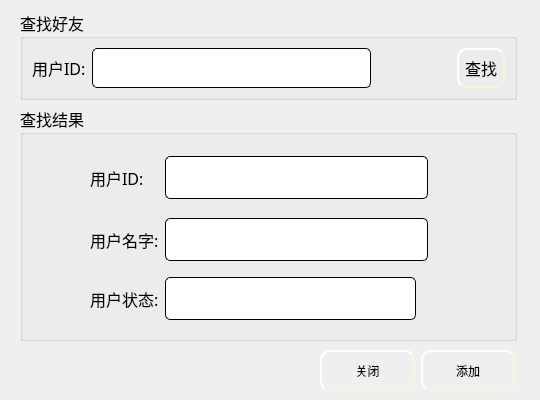
<?xml version="1.0" encoding="UTF-8"?>
<ui version="4.0">
 <class>SearchFriend</class>
 <widget class="QWidget" name="SearchFriend">
  <property name="geometry">
   <rect>
    <x>0</x>
    <y>0</y>
    <width>540</width>
    <height>400</height>
   </rect>
  </property>
  <property name="windowTitle">
   <string>Form</string>
  </property>
  <widget class="QWidget" name="layoutWidget">
   <property name="geometry">
    <rect>
     <x>20</x>
     <y>10</y>
     <width>497</width>
     <height>331</height>
    </rect>
   </property>
   <layout class="QGridLayout" name="gridLayout_4">
    <item row="0" column="0">
     <widget class="QGroupBox" name="groupBox">
      <property name="sizePolicy">
       <sizepolicy hsizetype="Preferred" vsizetype="Fixed">
        <horstretch>0</horstretch>
        <verstretch>0</verstretch>
       </sizepolicy>
      </property>
      <property name="font">
       <font>
        <family>楷体</family>
        <pointsize>12</pointsize>
       </font>
      </property>
      <property name="title">
       <string>查找好友</string>
      </property>
      <layout class="QGridLayout" name="gridLayout_2">
       <item row="0" column="0">
        <layout class="QGridLayout" name="gridLayout">
         <item row="0" column="0">
          <widget class="QLabel" name="label">
           <property name="text">
            <string>用户ID:</string>
           </property>
          </widget>
         </item>
         <item row="0" column="1">
          <widget class="QLineEdit" name="le_searchid">
           <property name="sizePolicy">
            <sizepolicy hsizetype="Expanding" vsizetype="Preferred">
             <horstretch>0</horstretch>
             <verstretch>0</verstretch>
            </sizepolicy>
           </property>
           <property name="styleSheet">
            <string notr="true">QLineEdit{
    border-style: outset;
    border-width: 1px;
    border-radius: 5px;

    min-width: 5em;
    padding: 6px;
}</string>
           </property>
          </widget>
         </item>
         <item row="0" column="3">
          <widget class="QPushButton" name="pb_search">
           <property name="sizePolicy">
            <sizepolicy hsizetype="Minimum" vsizetype="Preferred">
             <horstretch>0</horstretch>
             <verstretch>0</verstretch>
            </sizepolicy>
           </property>
           <property name="styleSheet">
            <string notr="true">QPushButton{
	background-image: url(:/ico/pb1.jpg);
    border-style: outset;
    border-width: 2px;
    border-radius: 10px;
    border-color: beige;
    min-width: 5em;
    padding: 6px;
}
QPushButton:hover
{
	
	background-image: url(:/ico/pb.jpg);
    border-style: inset;
}

QPushButton:pressed{
	
	background-image: url(:/ico/pb2.jpg);
    border-style: inset;
}


</string>
           </property>
           <property name="text">
            <string>查找</string>
           </property>
          </widget>
         </item>
         <item row="0" column="2">
          <spacer name="horizontalSpacer">
           <property name="orientation">
            <enum>Qt::Horizontal</enum>
           </property>
           <property name="sizeType">
            <enum>QSizePolicy::Fixed</enum>
           </property>
           <property name="sizeHint" stdset="0">
            <size>
             <width>80</width>
             <height>20</height>
            </size>
           </property>
          </spacer>
         </item>
        </layout>
       </item>
      </layout>
     </widget>
    </item>
    <item row="1" column="0">
     <widget class="QGroupBox" name="groupBox_2">
      <property name="font">
       <font>
        <family>楷体</family>
        <pointsize>12</pointsize>
       </font>
      </property>
      <property name="title">
       <string>查找结果</string>
      </property>
      <widget class="QWidget" name="layoutWidget">
       <property name="geometry">
        <rect>
         <x>70</x>
         <y>50</y>
         <width>338</width>
         <height>164</height>
        </rect>
       </property>
       <layout class="QGridLayout" name="gridLayout_3">
        <item row="2" column="1" colspan="3">
         <widget class="QLineEdit" name="le_name">
          <property name="enabled">
           <bool>false</bool>
          </property>
          <property name="sizePolicy">
           <sizepolicy hsizetype="Expanding" vsizetype="Preferred">
            <horstretch>0</horstretch>
            <verstretch>0</verstretch>
           </sizepolicy>
          </property>
          <property name="styleSheet">
           <string notr="true">QLineEdit{
    border-style: outset;
    border-width: 1px;
    border-radius: 5px;

    min-width: 5em;
    padding: 6px;
}</string>
          </property>
         </widget>
        </item>
        <item row="0" column="0">
         <widget class="QLabel" name="label_2">
          <property name="text">
           <string>用户ID:</string>
          </property>
         </widget>
        </item>
        <item row="4" column="1">
         <widget class="QLineEdit" name="le_state">
          <property name="enabled">
           <bool>false</bool>
          </property>
          <property name="sizePolicy">
           <sizepolicy hsizetype="Expanding" vsizetype="Preferred">
            <horstretch>0</horstretch>
            <verstretch>0</verstretch>
           </sizepolicy>
          </property>
          <property name="styleSheet">
           <string notr="true">QLineEdit{
    border-style: outset;
    border-width: 1px;
    border-radius: 5px;

    min-width: 5em;
    padding: 6px;
}</string>
          </property>
         </widget>
        </item>
        <item row="0" column="1" colspan="3">
         <widget class="QLineEdit" name="le_id">
          <property name="enabled">
           <bool>false</bool>
          </property>
          <property name="sizePolicy">
           <sizepolicy hsizetype="Expanding" vsizetype="Preferred">
            <horstretch>0</horstretch>
            <verstretch>0</verstretch>
           </sizepolicy>
          </property>
          <property name="styleSheet">
           <string notr="true">QLineEdit{
    border-style: outset;
    border-width: 1px;
    border-radius: 5px;

    min-width: 5em;
    padding: 6px;
}</string>
          </property>
         </widget>
        </item>
        <item row="4" column="0">
         <widget class="QLabel" name="label_4">
          <property name="text">
           <string>用户状态:</string>
          </property>
         </widget>
        </item>
        <item row="1" column="1">
         <spacer name="verticalSpacer">
          <property name="orientation">
           <enum>Qt::Vertical</enum>
          </property>
          <property name="sizeType">
           <enum>QSizePolicy::Fixed</enum>
          </property>
          <property name="sizeHint" stdset="0">
           <size>
            <width>20</width>
            <height>13</height>
           </size>
          </property>
         </spacer>
        </item>
        <item row="2" column="0">
         <widget class="QLabel" name="label_3">
          <property name="text">
           <string>用户名字:</string>
          </property>
         </widget>
        </item>
        <item row="3" column="1">
         <spacer name="verticalSpacer_2">
          <property name="orientation">
           <enum>Qt::Vertical</enum>
          </property>
          <property name="sizeType">
           <enum>QSizePolicy::Fixed</enum>
          </property>
          <property name="sizeHint" stdset="0">
           <size>
            <width>20</width>
            <height>10</height>
           </size>
          </property>
         </spacer>
        </item>
       </layout>
      </widget>
     </widget>
    </item>
   </layout>
  </widget>
  <widget class="QWidget" name="layoutWidget">
   <property name="geometry">
    <rect>
     <x>320</x>
     <y>350</y>
     <width>195</width>
     <height>41</height>
    </rect>
   </property>
   <layout class="QGridLayout" name="gridLayout_5">
    <item row="0" column="0">
     <widget class="QPushButton" name="pb_close">
      <property name="sizePolicy">
       <sizepolicy hsizetype="Minimum" vsizetype="Preferred">
        <horstretch>0</horstretch>
        <verstretch>0</verstretch>
       </sizepolicy>
      </property>
      <property name="styleSheet">
       <string notr="true">QPushButton{
	background-image: url(:/ico/pb1.jpg);
    border-style: outset;
    border-width: 2px;
    border-radius: 10px;
    border-color: beige;
    min-width: 5em;
    padding: 6px;
}
QPushButton:hover
{
	
	background-image: url(:/ico/pb.jpg);
    border-style: inset;
}

QPushButton:pressed{
	
	background-image: url(:/ico/pb2.jpg);
    border-style: inset;
}


</string>
      </property>
      <property name="text">
       <string>关闭</string>
      </property>
     </widget>
    </item>
    <item row="0" column="1">
     <widget class="QPushButton" name="pb_add">
      <property name="sizePolicy">
       <sizepolicy hsizetype="Minimum" vsizetype="Preferred">
        <horstretch>0</horstretch>
        <verstretch>0</verstretch>
       </sizepolicy>
      </property>
      <property name="styleSheet">
       <string notr="true">QPushButton{
	background-image: url(:/ico/pb1.jpg);
    border-style: outset;
    border-width: 2px;
    border-radius: 10px;
    border-color: beige;
    min-width: 5em;
    padding: 6px;
}
QPushButton:hover
{
	
	background-image: url(:/ico/pb.jpg);
    border-style: inset;
}

QPushButton:pressed{
	
	background-image: url(:/ico/pb2.jpg);
    border-style: inset;
}


</string>
      </property>
      <property name="text">
       <string>添加</string>
      </property>
     </widget>
    </item>
   </layout>
  </widget>
 </widget>
 <resources/>
 <connections/>
</ui>
